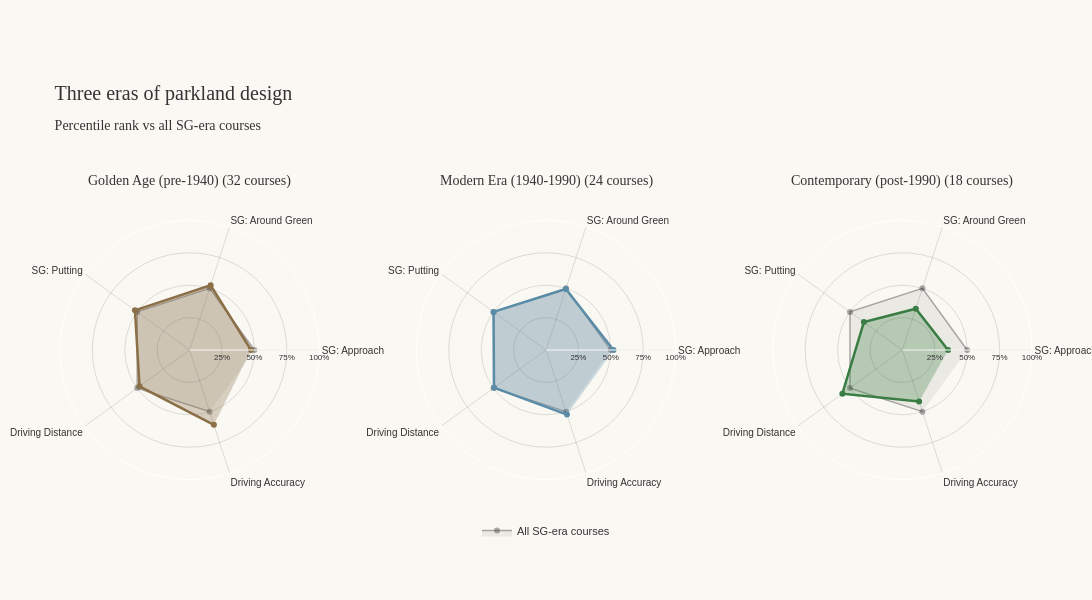

Notebook code for this chart:
### Markdown cell above
- **Parkland** ≈ baseline — too broad a category to be distinctive; defines what "average" looks like
- **Stadium courses** reward iron play, not driving accuracy — Pete Dye-style design philosophy: wide fairways for galleries, demanding approaches for TV drama
- **Coastal courses** are bombers' courses — wind on tight corridors rewards both distance AND accuracy
- **Links courses** reward GIR, not SG: Approach — the surprise of the article. At The Open, the differentiator isn't who hits it closest; it's who simply finds the green

### Code cell
import math
from scipy.stats import rankdata
import plotly.subplots as sp
import plotly.graph_objects as go
import pandas as pd

# Brand
INK = "#363334"
PAPER = "#f9f8f3"

features_pretty = {
    # "sg_ott_shap": "SG: Off the Tee",
    "sg_app_shap": "SG: Approach",
    "sg_arg_shap": "SG: Around Green",
    "sg_putt_shap": "SG: Putting",
    "driving_dist_shap": "Driving Distance",
    "driving_acc_shap": "Driving Accuracy",
    # "gir_shap": "Greens in Reg.",
}
categories = list(features_pretty.values())
shap_cols = list(features_pretty.keys())

# Era classification
def designer_era(year):
    if pd.isna(year):
        return None
    if year < 1940:
        return "Golden Age (pre-1940)"
    if year < 1990:
        return "Modern Era (1940-1990)"
    return "Contemporary (post-1990)"

# Build parkland DataFrame with era
parkland_rows = []
for course, data in meta.items():
    shap = data.get("shap_profile") or {}
    if not shap or data.get("course_type") != "parkland":
        continue
    year = data.get("designed_year")
    parkland_rows.append({
        "course_name": course,
        "designer": data.get("designer"),
        "designed_year": year,
        "era": designer_era(year),
        **{f"{f}_shap": shap.get(f"{f}_shap") for f in PLAYER_FEATURES},
    })

parkland_df = pd.DataFrame(parkland_rows).dropna(subset=["era"])

# Compute percentiles across ALL courses so values are comparable to the full dataset
all_courses_percentiles = plot_df[shap_cols].copy()
for col in shap_cols:
    all_courses_percentiles[col] = (rankdata(plot_df[col]) / len(plot_df)) * 100
all_courses_percentiles["course_name"] = plot_df["course_name"]

# Merge percentiles into parkland_df
parkland_with_pcts = parkland_df.merge(
    all_courses_percentiles,
    on="course_name",
    suffixes=("_raw", "")
)

eras_ordered = ["Golden Age (pre-1940)", "Modern Era (1940-1990)", "Contemporary (post-1990)"]
era_counts = parkland_with_pcts["era"].value_counts()
print("Parkland courses by era:")
for e in eras_ordered:
    print(f"  {e}: {era_counts.get(e, 0)}")

# Average percentile per era
era_avgs = parkland_with_pcts.groupby("era")[shap_cols].mean()

# Baseline (all SG-era courses average = 50% on every axis)
baseline = [50.0] * len(shap_cols)

# Era colors
era_colors = {
    "Golden Age (pre-1940)": "#8b6f47",       # vintage brown
    "Modern Era (1940-1990)": "#5a8ca8",      # mid-century blue
    "Contemporary (post-1990)": "#3a7d44",    # modern green
}

# Build 1x3 grid (with your padding edits applied)
fig = sp.make_subplots(
    rows=1, cols=3,
    specs=[[{"type": "polar"}] * 3],
    subplot_titles=[
        f"{e} ({era_counts.get(e, 0)} courses)"
        for e in eras_ordered
    ],
    horizontal_spacing=0.10,
)

for i, era in enumerate(eras_ordered):
    if era not in era_avgs.index:
        continue
    
    col = i + 1
    era_values = [era_avgs.loc[era, k] for k in shap_cols]
    base_color = era_colors[era]
    
    r = int(base_color[1:3], 16)
    g = int(base_color[3:5], 16)
    b = int(base_color[5:7], 16)
    fill_rgba = f"rgba({r}, {g}, {b}, 0.3)"
    
    # Baseline (behind)
    fig.add_trace(
        go.Scatterpolar(
            r=baseline,
            theta=categories,
            fill="toself",
            name="All SG-era courses",
            line=dict(color="rgba(54, 51, 52, 0.4)", width=1.5),
            fillcolor="rgba(54, 51, 52, 0.08)",
            showlegend=(i == 0),
        ),
        row=1, col=col,
    )
    
    fig.add_trace(
        go.Scatterpolar(
            r=era_values,
            theta=categories,
            fill="toself",
            name=era,
            line=dict(color=base_color, width=2.5),
            fillcolor=fill_rgba,
            showlegend=False,
        ),
        row=1, col=col,
    )

# Style each polar subplot
for i in range(1, 4):
    polar_key = "polar" if i == 1 else f"polar{i}"
    fig.update_layout(**{
        polar_key: dict(
            bgcolor=PAPER,
            radialaxis=dict(
                visible=True,
                range=[0, 100],
                tickvals=[25, 50, 75, 100],
                ticktext=["25%", "50%", "75%", "100%"],
                tickfont=dict(family="Archivo, sans-serif", size=8, color=INK),
                gridcolor="rgba(54, 51, 52, 0.15)",
            ),
            angularaxis=dict(
                tickfont=dict(family="Archivo, sans-serif", size=10, color=INK),
                gridcolor="rgba(54, 51, 52, 0.15)",
            ),
        ),
    })

fig.update_layout(
    title=dict(
        text="Three eras of parkland design<br><sub>Percentile rank vs all SG-era courses</sub>",
        font=dict(family="Fraunces, serif", size=20, color=INK),
        x=0.05, xanchor="left",
    ),
    paper_bgcolor=PAPER,
    font=dict(family="Archivo, sans-serif", color=INK),
    legend=dict(
        orientation="h",
        yanchor="bottom", y=-0.15,
        xanchor="center", x=0.5,
        font=dict(family="Archivo, sans-serif", size=11),
    ),
    width=1300,
    height=600,
    margin=dict(l=60, r=60, t=200, b=100),  # t bumped to 200 to match your other chart
)

# Subplot title styling and nudge up
for ann in fig.layout.annotations:
    ann.font = dict(family="Fraunces, serif", size=14, color=INK)
    ann.y = ann.y + 0.03

fig.show()

### Figure 1 — Plotly figure (JSON) as saved in the notebook; plotly's stock layout.template omitted (floating-point values rounded to 4 significant figures)
{"data": [{"fill": "toself", "fillcolor": "rgba(54, 51, 52, 0.08)", "line": {"color": "rgba(54, 51, 52, 0.4)", "width": 1.5}, "name": "All SG-era courses", "r": [50, 50, 50, 50, 50], "showlegend": true, "subplot": "polar", "theta": ["SG: Approach", "SG: Around Green", "SG: Putting", "Driving Distance", "Driving Accuracy"], "type": "scatterpolar"}, {"fill": "toself", "fillcolor": "rgba(139, 111, 71, 0.3)", "line": {"color": "#8b6f47", "width": 2.5}, "name": "Golden Age (pre-1940)", "r": [47.37, 52.54, 52.13, 47.73, 60.67], "showlegend": false, "subplot": "polar", "theta": ["SG: Approach", "SG: Around Green", "SG: Putting", "Driving Distance", "Driving Accuracy"], "type": "scatterpolar"}, {"fill": "toself", "fillcolor": "rgba(54, 51, 52, 0.08)", "line": {"color": "rgba(54, 51, 52, 0.4)", "width": 1.5}, "name": "All SG-era courses", "r": [50, 50, 50, 50, 50], "showlegend": false, "subplot": "polar2", "theta": ["SG: Approach", "SG: Around Green", "SG: Putting", "Driving Distance", "Driving Accuracy"], "type": "scatterpolar"}, {"fill": "toself", "fillcolor": "rgba(90, 140, 168, 0.3)", "line": {"color": "#5a8ca8", "width": 2.5}, "name": "Modern Era (1940-1990)", "r": [52.1, 49.52, 50.04, 49.56, 52.4], "showlegend": false, "subplot": "polar2", "theta": ["SG: Approach", "SG: Around Green", "SG: Putting", "Driving Distance", "Driving Accuracy"], "type": "scatterpolar"}, {"fill": "toself", "fillcolor": "rgba(54, 51, 52, 0.08)", "line": {"color": "rgba(54, 51, 52, 0.4)", "width": 1.5}, "name": "All SG-era courses", "r": [50, 50, 50, 50, 50], "showlegend": false, "subplot": "polar3", "theta": ["SG: Approach", "SG: Around Green", "SG: Putting", "Driving Distance", "Driving Accuracy"], "type": "scatterpolar"}, {"fill": "toself", "fillcolor": "rgba(58, 125, 68, 0.3)", "line": {"color": "#3a7d44", "width": 2.5}, "name": "Contemporary (post-1990)", "r": [35.25, 33.48, 36.73, 57.28, 41.69], "showlegend": false, "subplot": "polar3", "theta": ["SG: Approach", "SG: Around Green", "SG: Putting", "Driving Distance", "Driving Accuracy"], "type": "scatterpolar"}], "layout": {"annotations": [{"font": {"color": "#363334", "family": "Fraunces, serif", "size": 14}, "showarrow": false, "text": "Golden Age (pre-1940) (32 courses)", "x": 0.1333, "xanchor": "center", "xref": "paper", "y": 1.03, "yanchor": "bottom", "yref": "paper"}, {"font": {"color": "#363334", "family": "Fraunces, serif", "size": 14}, "showarrow": false, "text": "Modern Era (1940-1990) (24 courses)", "x": 0.5, "xanchor": "center", "xref": "paper", "y": 1.03, "yanchor": "bottom", "yref": "paper"}, {"font": {"color": "#363334", "family": "Fraunces, serif", "size": 14}, "showarrow": false, "text": "Contemporary (post-1990) (18 courses)", "x": 0.8667, "xanchor": "center", "xref": "paper", "y": 1.03, "yanchor": "bottom", "yref": "paper"}], "font": {"color": "#363334", "family": "Archivo, sans-serif"}, "height": 600, "legend": {"font": {"family": "Archivo, sans-serif", "size": 11}, "orientation": "h", "x": 0.5, "xanchor": "center", "y": -0.15, "yanchor": "bottom"}, "margin": {"b": 100, "l": 60, "r": 60, "t": 200}, "paper_bgcolor": "#f9f8f3", "polar": {"angularaxis": {"gridcolor": "rgba(54, 51, 52, 0.15)", "tickfont": {"color": "#363334", "family": "Archivo, sans-serif", "size": 10}}, "bgcolor": "#f9f8f3", "domain": {"x": [0, 0.2667], "y": [0, 1]}, "radialaxis": {"gridcolor": "rgba(54, 51, 52, 0.15)", "range": [0, 100], "tickfont": {"color": "#363334", "family": "Archivo, sans-serif", "size": 8}, "ticktext": ["25%", "50%", "75%", "100%"], "tickvals": [25, 50, 75, 100], "visible": true}}, "polar2": {"angularaxis": {"gridcolor": "rgba(54, 51, 52, 0.15)", "tickfont": {"color": "#363334", "family": "Archivo, sans-serif", "size": 10}}, "bgcolor": "#f9f8f3", "domain": {"x": [0.3667, 0.6333], "y": [0, 1]}, "radialaxis": {"gridcolor": "rgba(54, 51, 52, 0.15)", "range": [0, 100], "tickfont": {"color": "#363334", "family": "Archivo, sans-serif", "size": 8}, "ticktext": ["25%", "50%", "75%", "100%"], "tickvals": [25, 50, 75, 100], "visible": true}}, "polar3": {"angularaxis": {"gridcolor": "rgba(54, 51, 52, 0.15)", "tickfont": {"color": "#363334", "family": "Archivo, sans-serif", "size": 10}}, "bgcolor": "#f9f8f3", "domain": {"x": [0.7333, 1], "y": [0, 1]}, "radialaxis": {"gridcolor": "rgba(54, 51, 52, 0.15)", "range": [0, 100], "tickfont": {"color": "#363334", "family": "Archivo, sans-serif", "size": 8}, "ticktext": ["25%", "50%", "75%", "100%"], "tickvals": [25, 50, 75, 100], "visible": true}}, "title": {"font": {"color": "#363334", "family": "Fraunces, serif", "size": 20}, "text": "Three eras of parkland design<br><sub>Percentile rank vs all SG-era courses</sub>", "x": 0.05, "xanchor": "left"}, "width": 1300}}
